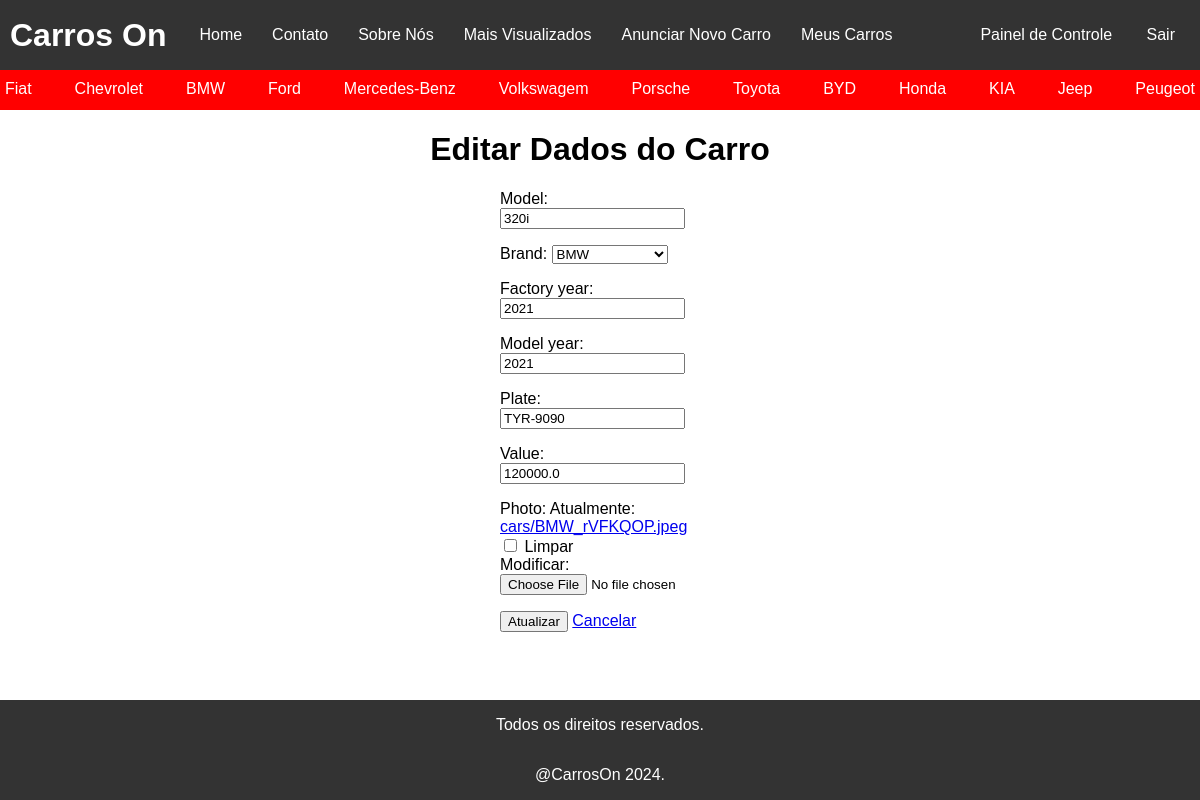
Page /update_car/13/ (signed in) on the committed database.
### cars/models.py (models this page shows, shortened)
class Brand(models.Model):  # Criacao de um banco de dados para marcas do carro
    id = models.AutoField(primary_key=True)
    name = models.CharField(max_length=200, blank=False, null=False)
    def __str__(self):
        return self.name  # Modificando a representação dos objetos para o atributo name

class Car(models.Model):
    id = models.AutoField(primary_key=True)
    model = models.CharField(max_length=200)
    brand = models.ForeignKey(Brand, on_delete=models.PROTECT, related_name='car_brand')  # Criando um campo de FK ligando a tabela Brand
    factory_year = models.IntegerField(blank=True, null=True)
    model_year = models.IntegerField(blank=True, null=True)
    plate = models.CharField(max_length=10, blank=True, null=True)
    value = models.FloatField(blank=True, null=True)
    photo = models.ImageField(upload_to='cars/', blank=True, null=True)  # Definicao de um campo de imagem e aonde elas serão armazenadas
    autor = models.ForeignKey(User, on_delete=models.PROTECT, related_name='car_user', null=True, editable=False)  # Cria um campo de FK associada ao model padrao do django User
    day_time = models.DateTimeField(default=timezone.now, editable=False, null=True)  # Define um campo de data e hora e estabelece como padrao o dia e a hora atual
    views_by_user = models.IntegerField(default=0, editable=False)
    class Meta:
        ordering = ['model']  # Define a ordem que os objetos do model serão recuperados

### cars/views.py (the view)
# urls.py: path('update_car/<int:pk>/', UpdateCar.as_view(), name='update_car'),
@method_decorator(login_required, name='dispatch')
class UpdateCar(UpdateView):
    model = Car
    form_class = RegisterNewCarByUserForm
    template_name = 'update_car.html'
    success_url = reverse_lazy('cars_list')
    def get_context_data(self, **kwargs):
        context = super().get_context_data()
        context['car_brands'] = Brand.objects.all()
        return context

### cars/forms.py (shortened to what this page needs)
class RegisterNewCarByUserForm(forms.ModelForm):  # Criando classe que herda de ModelForm
    class Meta:  # Editando a classe meta
        model = Car  # Passando qual o model está associado a esse ModelForm
        fields = "__all__"  # Capturando todos os campos de model para o formulario

### cars/templates/update_car.html (shortened to what this page needs)
{% extends 'base.html' %}
{% block styles %}
    {{ block.super }}
    {% load static %}
    <link rel="stylesheet" type="text/css" href="{% static '/css/update_car.css' %}">
{% endblock %}
{% block content %}
    <main>
        <h1 class="update-text">Editar Dados do Carro</h1>
        <form method="post" enctype="multipart/form-data">
            {{ form.as_p }}
            <input type="submit" value="Atualizar">
            <a href="{% url 'cars_list' %}">Cancelar</a>
        </form>
    </main>
{% endblock %}

### app/templates/base.html (shortened to what this page needs)
<!DOCTYPE html>
{% load static %}
<html lang="pt-br">
<head>
    {% block styles %}
        <link rel="stylesheet" type="text/css" href="{% static '/css/index.css' %}">
    {% endblock %}
</head>
<body>
    <header>
        <h1 class="titulo">Carros On</h1>
        <nav class="lista-de-navegacao">
           <a class="item-nav" href="/">Home</a>
            <a class="item-nav" href="/">Contato</a>
            <a class="item-nav" href="/">Sobre Nós</a>
            <a class="item-nav" href="/top_views/">Mais Visualizados</a>
            {% if user.is_authenticated %}
                <a class="item-nav" href="/user_register_car">Anunciar Novo Carro</a>
                <a class="item-nav" href="/my_cars">Meus Carros</a>
            {% endif %}
        </nav>
    <ul>
        {% if request.user.is_authenticated %}
            <li class="lista-cabecalho"><a class="item-login" href="/">Painel de Controle</a></li>
            <li class="lista-cabecalho"><a class="item-login" href="/logout">Sair</a></li>
        {% else %}
             <li class="lista-cabecalho"><a class="item-login" href="/login">Entrar</a></li>
            <li class="lista-cabecalho"><a class="item-login" href="/create_user">Cadastrar</a></li>
        {% endif %}
    </ul>
    </header>
    <div class="marcas">
        {% for brand in car_brands %}
            <a class="marca" href="{% url 'list_by_brand' brand.id %}">{{ brand.name }}</a>
        {% endfor %}
    </div>
    <main>
        {% block content %}
        {% endblock %}
    </main>
    <footer class="rodape">
        <p class="item-rodape">Todos os direitos reservados.</p>
        <p class="item-rodape">@CarrosOn {% now "Y" %}.</p>
    </footer>
</body>
</html>

### static/css/index.css (style rules this page uses)
body { margin: 0; font-family: Arial, sans-serif; display: flex; flex-direction: column; min-height: 100vh; }
header { background-color: #333; padding: 10px; display: flex; justify-content: space-between; align-items: center; }
.titulo { color: white; margin: 0; }
.lista-de-navegacao { display: flex; justify-content: start; }
.item-nav, .item-login { color: white; text-decoration: none; margin: 0 15px; }
.lista-cabecalho { list-style: none; }
ul li { display: inline-block; }
form { margin: 0px 500px; }
.marcas { display: flex; background-color: red; color: white; height: 40px; justify-content: space-between; }
.marca { text-decoration: none; color: white; margin: 10px 5px; }
.rodape { display: grid; background-color: #333; text-align: center; }
.item-rodape { color: white; }
main { flex: 1; }
footer { margin-top: auto; }

### static/css/update_car.css (style rules this page uses)
.update-text { text-align: center; }

### rows in the picture
Brand: name "Fiat"
Brand: name "Chevrolet"
Brand: name "BMW"
Brand: name "Ford"
Brand: name "Mercedes-Benz"
Brand: name "Volkswagem"
Brand: name "Porsche"
Brand: name "Toyota"
Brand: name "BYD"
Brand: name "Honda"
Brand: name "KIA"
Brand: name "Jeep"
Brand: name "Peugeot"
Car: model "320i", brand "BMW", factory_year "2021", model_year "2021", plate "TYR-9090", value "120000.0"
